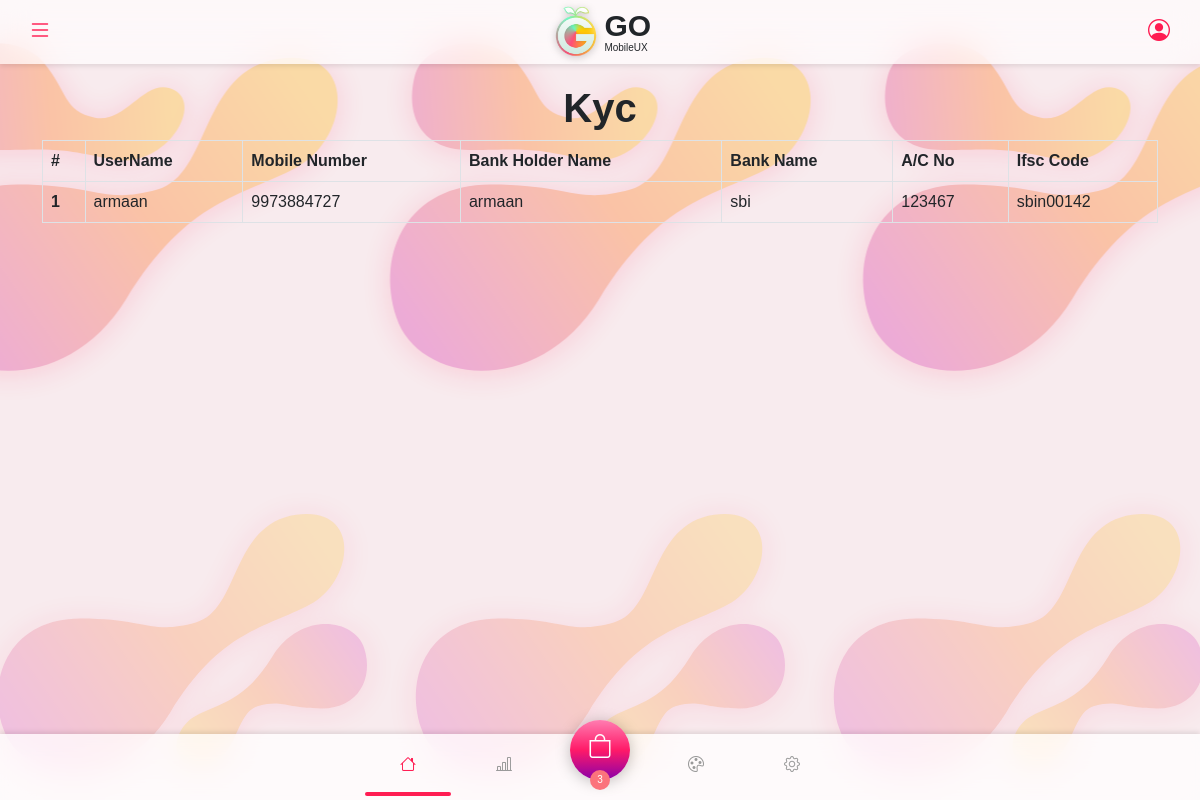
/admin_kyc, run on an earlier commit of the app's database.
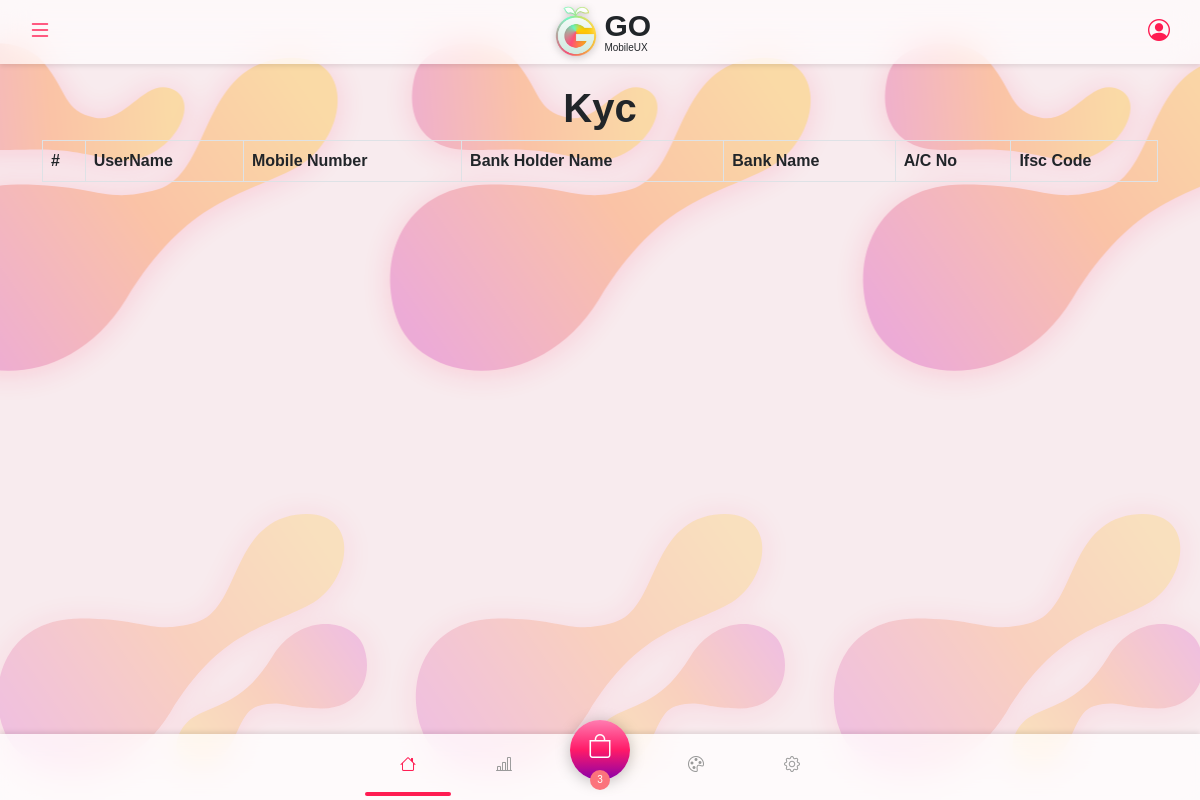
And on a later commit of the database.
### shopping_app/models.py (models this page shows, shortened)
class Kyc(models.Model):
    user = models.ForeignKey(to=Profile,on_delete=CASCADE)
    bank_holder_name=models.CharField(max_length=50)
    bank_name = models.CharField(max_length=100)
    account_number = models.CharField(max_length=100)
    ifsc_code = models.CharField(max_length=50)

class Profile(models.Model):
    user = models.OneToOneField(to=User,on_delete=CASCADE)
    mobile = models.CharField(max_length=100)
    referral_id = models.CharField(max_length=12,blank=True)
    refer_by = models.CharField(max_length=50,null=True,blank=True)

### shopping_app/views.py (the view)
# urls.py: path('admin_kyc',views.admin_kyc,name="admin_kyc"),
def admin_kyc(request):
    kyc = Kyc.objects.all()
    return render(request,'admin_panel/kyc/kyc.html',{'kyc':kyc})

### templates/admin_panel/kyc/kyc.html
{% extends 'Base/base.html' %}
{% block main-content %}
<center>
    <h1>Kyc</h1>
</center>
<div class="table-responsive">
<table class="table table-bordered">
    <thead>
      <tr>
        <th scope="col">#</th>
        <th scope="col">UserName</th>
        <th scope="col">Mobile Number</th>
        <th scope="col">Bank Holder Name</th>
        <th scope="col">Bank Name</th>
        <th scope="col">A/C No</th>
        <th scope="col">Ifsc Code</th>
      </tr>
    </thead>
    <tbody>
        {% for i in kyc  %}
      <tr>
        <th scope="row">{{forloop.counter}}</th>
        <td>{{i.user.user.first_name}}</td>
        <td>{{i.user.mobile}}</td>
        <td>{{i.bank_holder_name}}</td>
        <td>{{i.bank_name}}</td>
        <td>{{i.account_number}}</td>
        <td>{{i.ifsc_code}}</td>
    </tr>
    {% endfor %}
    </tbody>
  </table>
</div>
{% endblock main-content %}

What changed in the data, as far as the page shows it:
removed Kyc: user.user.first_name "armaan", user.mobile "9973884727", bank_holder_name "armaan", bank_name "sbi", account_number "123467", ifsc_code "sbin00142"
